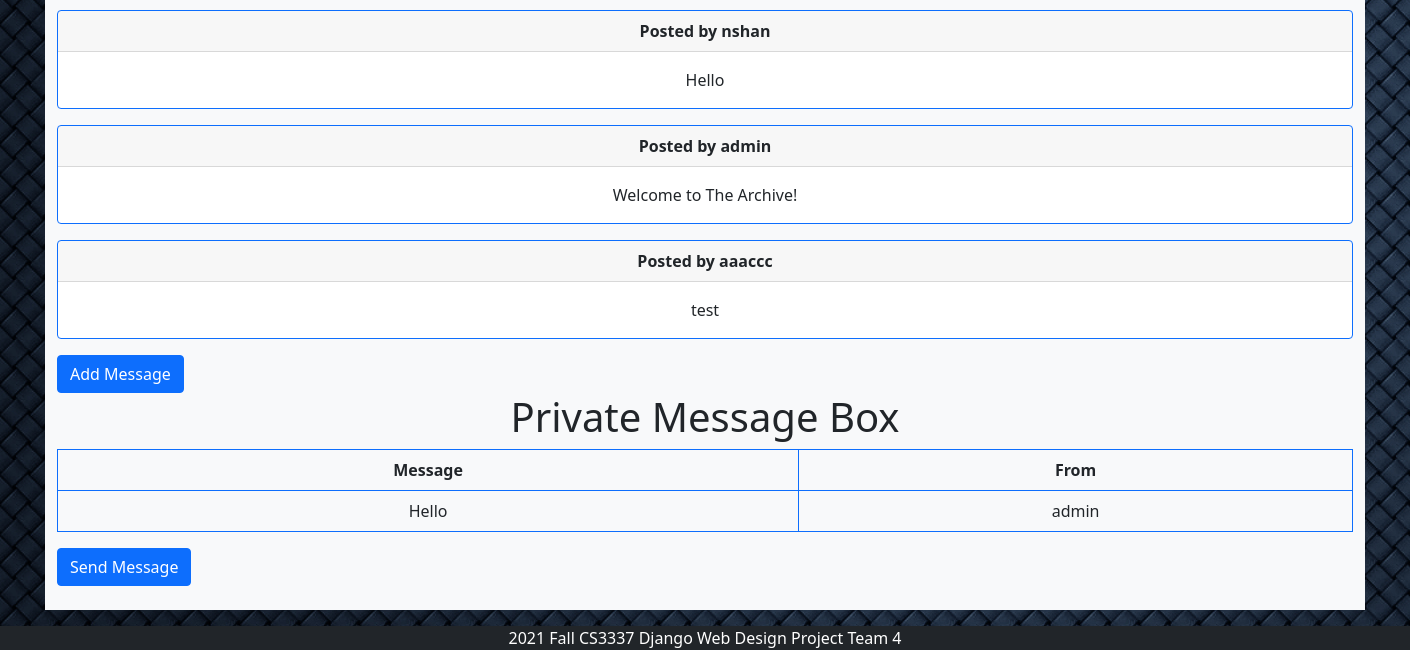
The page /messagebox (signed in, lower part) on the database as committed earlier.
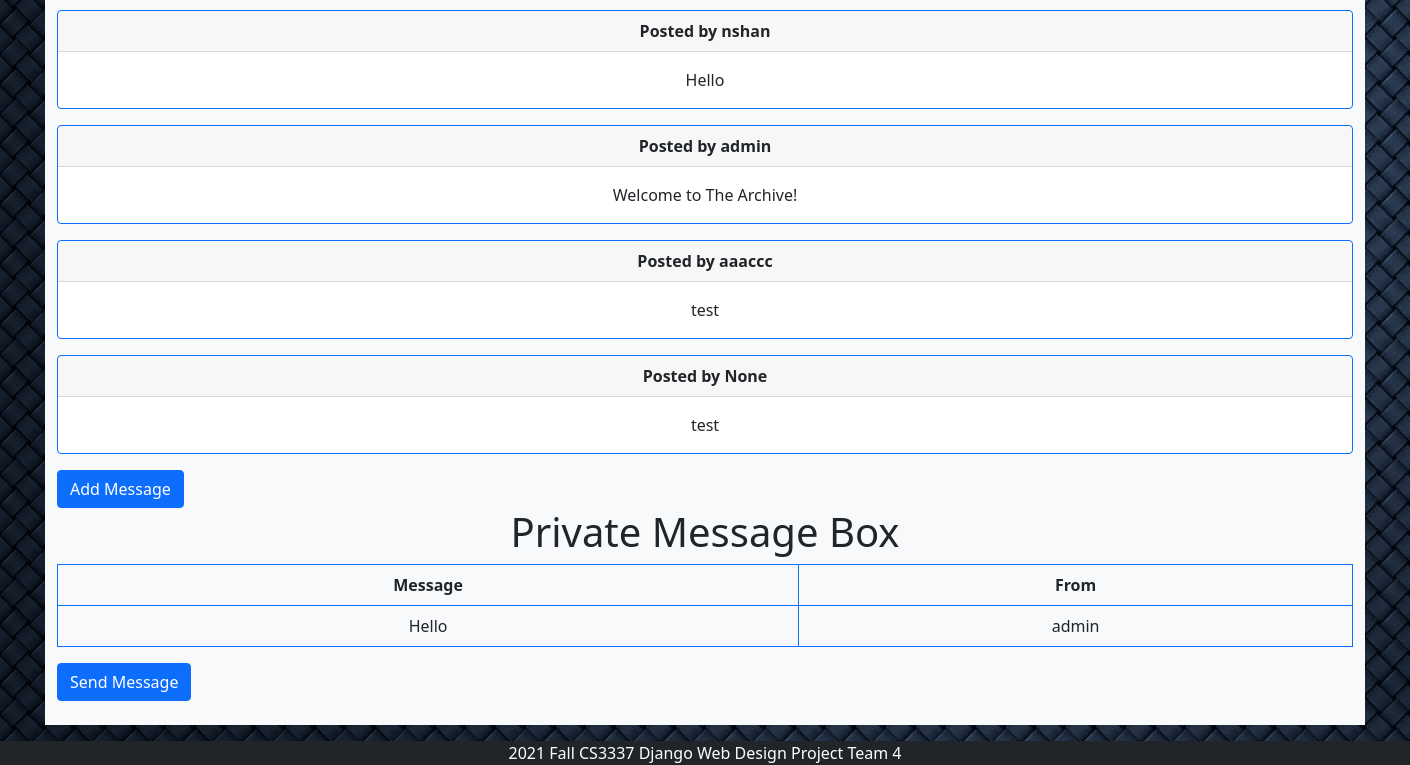
The same page on the database as committed later.
### bookMng/models.py (models this page shows, shortened)
class Messages(models.Model):
    message = models.CharField(max_length=200)
    username = models.ForeignKey(User, blank=True, null=True, on_delete=models.CASCADE)

class IndivMessages(models.Model):
    message = models.CharField(max_length=200)
    username = models.ForeignKey(User, blank=True, null=True, on_delete=models.CASCADE)
    receiver = models.CharField(max_length=200)

### bookMng/views.py (the view)
# urls.py: path('messagebox', views.messagebox, name='messagebox'),
@login_required(login_url=reverse_lazy('login'))
def messagebox(request):
    messages = Messages.objects.all()
    imessages = IndivMessages.objects.filter(receiver=request.user)
    books = Book.objects.all()
    return render(request,
                  'bookMng/messagebox.html',
                  {
                      'item_list': MainMenu.objects.all(),
                      'messages': messages,
                      'books': books,
                      'imessages': imessages,
                  })

### bookEx/templates/bookMng/messagebox.html (shortened to what this page needs)
{% extends "base.html" %}
{% load static %}
{% block content %}
      {% for message in messages %}
<div class="card text-center mb-3 border-primary">
    <div class="card-header">
        <b>Posted by {{ message.username }}</b>
    </div>
    <div class="card-body">
        <p class="card-text"> {{ message.message }}</p>
    </div>
</div>
      {% endfor %}
<a class="btn btn-primary" href="book_message" role="button">Add Message</a>
<h1 align="center"> Private Message Box </h1>
  <table class="table table-bordered border-primary">
          <thead>
        <tr align="center">
            <th scope="col">Message</th>
            <th scope="col">From</th>
        </tr>
    </thead>
      {% for imessage in imessages %}
        <tr align="center">
            <td>{{ imessage.message }} </td>
            <td>{{ imessage.username }} </td>
        </tr>
      {% endfor %}
  </table>
<a class="btn btn-primary" href="book_imessage" role="button">Send Message</a>
<br>
<br>
{% endblock content %}

Rows that differ between the two databases and show on the page:
added Messages: username "None", message "test"
